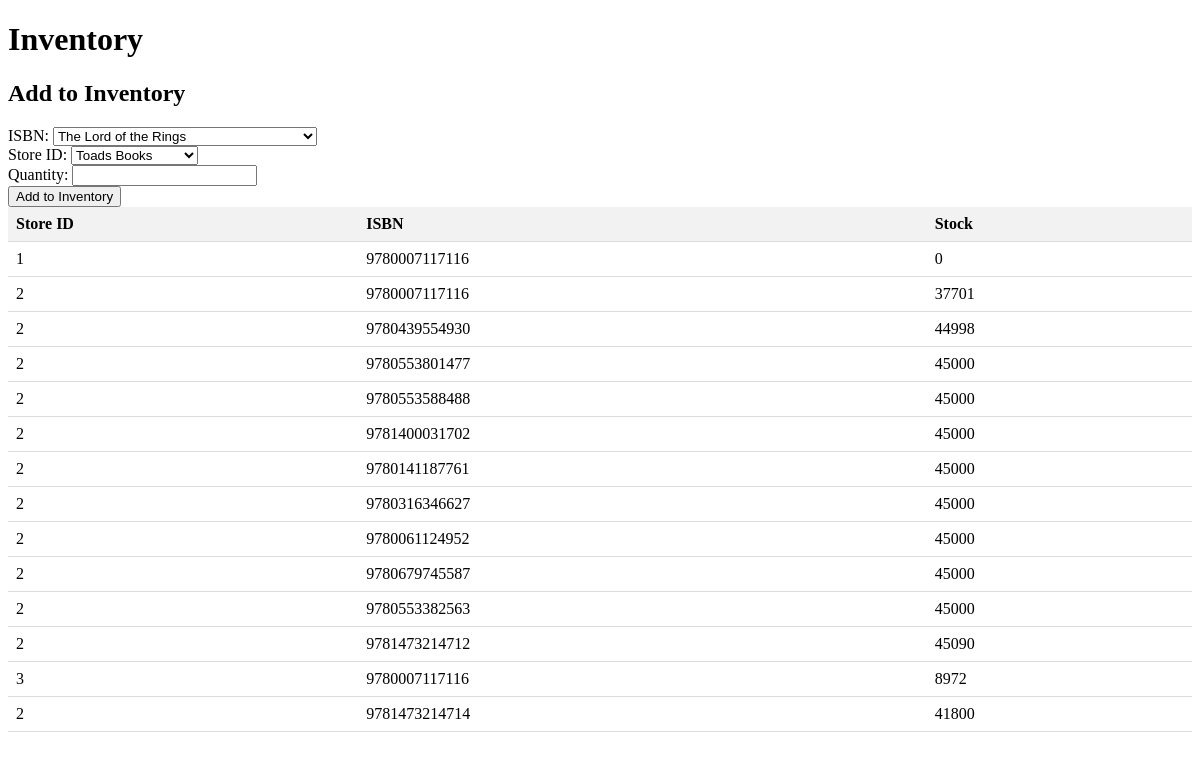
The page /inventory on the database as committed earlier.
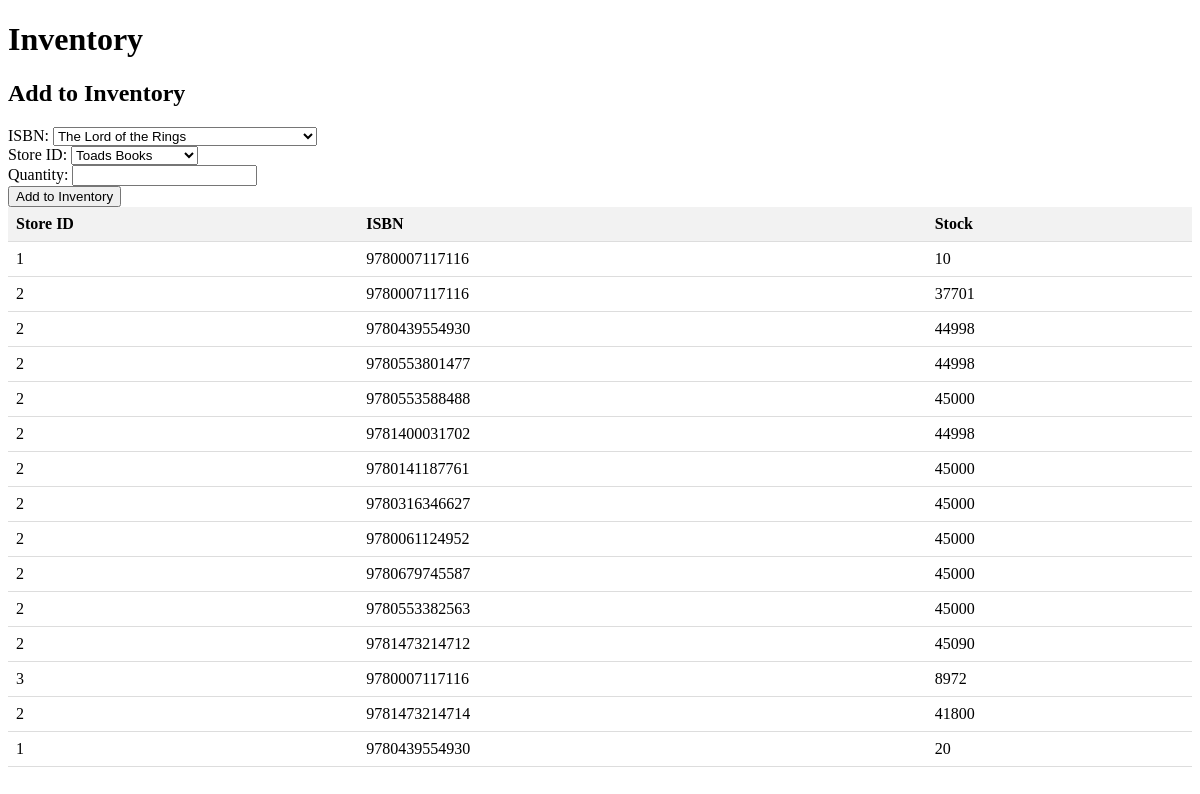
The same page on the database as committed later.
### models.py (models this page shows)
class Inventory(Base):
    __tablename__ = 'Inventory'
    StoreID = Column(Integer, ForeignKey('Store.id'), primary_key=True)
    isbn13 = Column(String, ForeignKey('Books.isbn13'), primary_key=True)
    stock = Column(Integer)
    store = relationship('Store', back_populates='stock')
    book = relationship('Books', back_populates='inventory')

### app.py (the view)
@app.route('/inventory', methods=['GET', 'POST'])
def inventory():
    if request.method == 'POST':
        selected_isbn = request.form.get('isbn')
        selected_store_id = request.form.get('store_id')
        selected_quantity = request.form.get('quantity')
        store_manager.add_to_inventory(selected_isbn, selected_store_id, int(selected_quantity), verbose=True)
    inventory_table = db.session.query(Inventory).all()
    session = Session()
    all_books = session.query(Books).all()
    books_data = [{'isbn': book.isbn13, 'title': book.title} for book in all_books]
    stores = session.query(Store).all()
    stores_data = [{'id': store.id, 'name': store.store_name} for store in stores]
    session.close()
    return render_template('inventory.html',
                           results=inventory_table,
                           books=books_data,
                           stores=stores_data)

### templates/inventory.html (shortened to what this page needs)
<!DOCTYPE html>
<html>
<head>
</head>
<body>
    <h1>Inventory</h1>
    <h2>Add to Inventory</h2>
    <form action="/inventory" method="post">
        <label for="isbn">ISBN:</label>
        <select id="isbn" name="isbn">
            {% for book in books %}
            <option value="{{ book.isbn }}">{{ book.title }}</option>
            {% endfor %}
        </select><br>
        <label for="store_id">Store ID:</label>
        <select id="store_id" name="store_id">
            {% for store in stores %}
            <option value="{{ store.id }}">{{ store.name }}</option>
            {% endfor %}
        </select><br>
        <label for="quantity">Quantity:</label>
        <input type="text" id="quantity" name="quantity"><br>
        <input type="submit" value="Add to Inventory">
    </form>
    <table>
        <thead>
            <tr>
                <th>Store ID</th>
                <th>ISBN</th>
                <th>Stock</th>
            </tr>
        </thead>
        <tbody>
            {% for inventory in results %}
            <tr>
                <td>{{ inventory.StoreID }}</td>
                <td>{{ inventory.isbn13 }}</td>
                <td>{{ inventory.stock }}</td>
            </tr>
            {% endfor %}
        </tbody>
    </table>
</body>
</html>

### templates/inventory.html (style rules this page uses)
table { border-collapse: collapse; width: 100%; }
th, td { text-align: left; padding: 8px; border-bottom: 1px solid #ddd; }
th { background-color: #f2f2f2; }

Rows that differ between the two databases and show on the page:
changed Inventory (number 1 of 15 on the later page): stock "0" → "10"
changed Inventory (number 4 of 15 on the later page): stock "45000" → "44998"
changed Inventory (number 6 of 15 on the later page): stock "45000" → "44998"
added Inventory: StoreID "1", isbn13 "9780439554930", stock "20"
